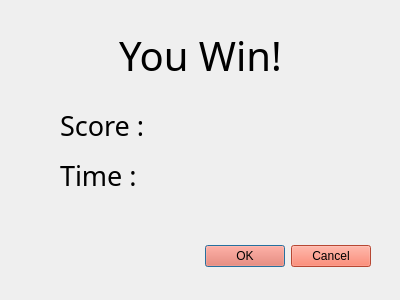
<?xml version="1.0" encoding="UTF-8"?>
<ui version="4.0">
 <class>GameComplete</class>
 <widget class="QDialog" name="GameComplete">
  <property name="geometry">
   <rect>
    <x>0</x>
    <y>0</y>
    <width>400</width>
    <height>300</height>
   </rect>
  </property>
  <property name="windowTitle">
   <string>Dialog</string>
  </property>
  <widget class="QDialogButtonBox" name="buttonBox">
   <property name="geometry">
    <rect>
     <x>30</x>
     <y>240</y>
     <width>341</width>
     <height>32</height>
    </rect>
   </property>
   <property name="styleSheet">
    <string notr="true">font: 500 13pt &quot;BM Jua&quot;;
background-color: #FF6347;
color: black;
</string>
   </property>
   <property name="orientation">
    <enum>Qt::Horizontal</enum>
   </property>
   <property name="standardButtons">
    <set>QDialogButtonBox::Cancel|QDialogButtonBox::Ok</set>
   </property>
  </widget>
  <widget class="QLabel" name="winLabel">
   <property name="geometry">
    <rect>
     <x>90</x>
     <y>10</y>
     <width>221</width>
     <height>91</height>
    </rect>
   </property>
   <property name="font">
    <font>
     <family>BM Jua</family>
     <pointsize>30</pointsize>
     <italic>false</italic>
     <fontweight>Medium</fontweight>
    </font>
   </property>
   <property name="styleSheet">
    <string notr="true">font: 500 30pt &quot;BM Jua&quot;;
</string>
   </property>
   <property name="text">
    <string>You Win!</string>
   </property>
   <property name="alignment">
    <set>Qt::AlignCenter</set>
   </property>
  </widget>
  <widget class="QLabel" name="scoreLabel">
   <property name="geometry">
    <rect>
     <x>60</x>
     <y>100</y>
     <width>281</width>
     <height>51</height>
    </rect>
   </property>
   <property name="font">
    <font>
     <family>BM Jua</family>
     <pointsize>20</pointsize>
     <italic>false</italic>
     <fontweight>Medium</fontweight>
    </font>
   </property>
   <property name="styleSheet">
    <string notr="true">font: 500 20pt &quot;BM Jua&quot;;
</string>
   </property>
   <property name="text">
    <string>Score : </string>
   </property>
   <property name="alignment">
    <set>Qt::AlignLeading|Qt::AlignLeft|Qt::AlignVCenter</set>
   </property>
  </widget>
  <widget class="QLabel" name="timeLabel">
   <property name="geometry">
    <rect>
     <x>60</x>
     <y>150</y>
     <width>281</width>
     <height>51</height>
    </rect>
   </property>
   <property name="font">
    <font>
     <family>BM Jua</family>
     <pointsize>20</pointsize>
     <italic>false</italic>
     <fontweight>Medium</fontweight>
    </font>
   </property>
   <property name="styleSheet">
    <string notr="true">font: 500 20pt &quot;BM Jua&quot;;</string>
   </property>
   <property name="text">
    <string>Time : </string>
   </property>
   <property name="alignment">
    <set>Qt::AlignLeading|Qt::AlignLeft|Qt::AlignVCenter</set>
   </property>
  </widget>
 </widget>
 <resources/>
 <connections/>
</ui>
